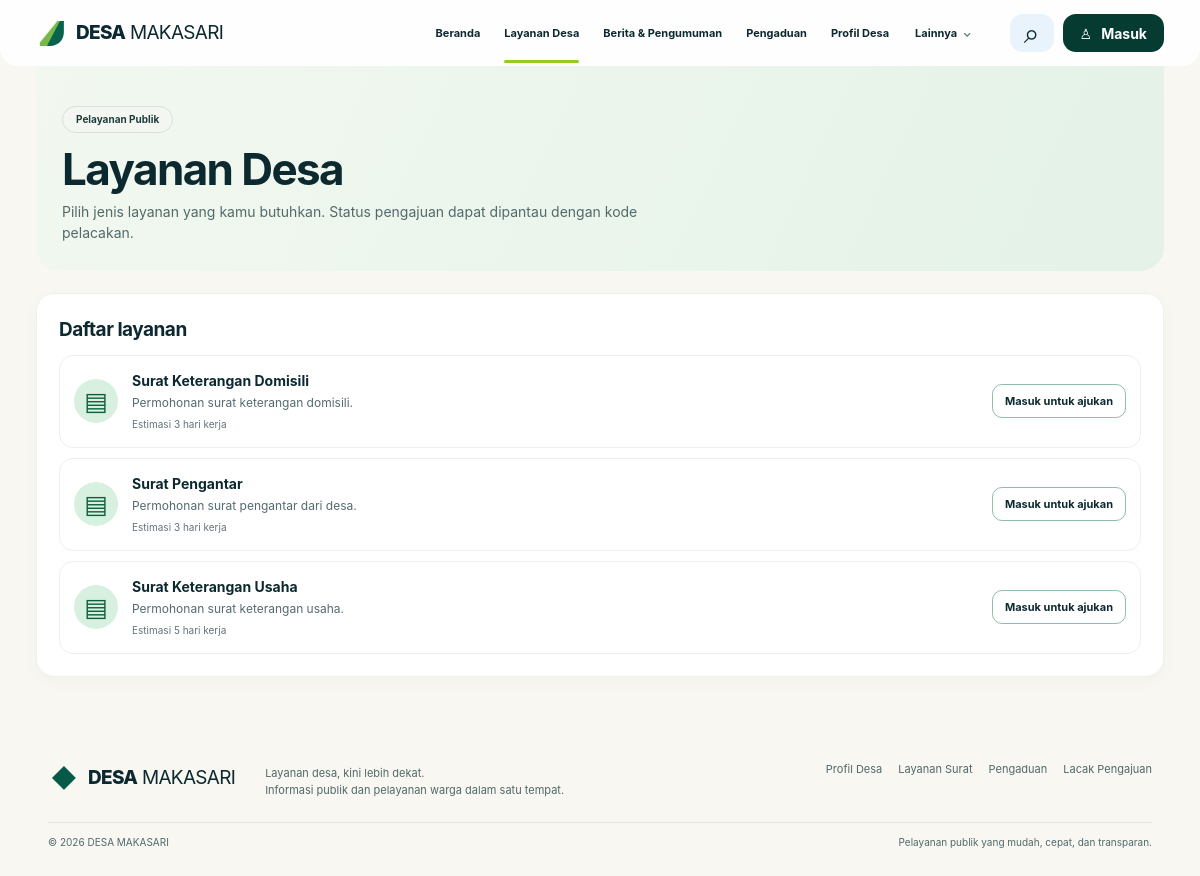
/?page=layanan, run on the app's committed database.
### tables this page shows
CREATE TABLE IF NOT EXISTS service_types (
  id BIGINT UNSIGNED AUTO_INCREMENT PRIMARY KEY,
  name VARCHAR(160) NOT NULL,
  slug VARCHAR(160) NOT NULL UNIQUE,
  description TEXT NULL,
  requirements JSON NULL,
  letter_template TEXT NULL,
  estimated_days SMALLINT UNSIGNED NULL,
  is_published TINYINT(1) NOT NULL DEFAULT 1,
  sort_order INT NOT NULL DEFAULT 0,
  created_at TIMESTAMP NOT NULL DEFAULT CURRENT_TIMESTAMP,
  updated_at TIMESTAMP NOT NULL DEFAULT CURRENT_TIMESTAMP ON UPDATE CURRENT_TIMESTAMP
);

### app/bootstrap.php (called while the page is built, shortened)
<?php
function app_url(string $page = 'home', array $params = []): string {
    $query = array_merge(['page' => $page], $params);
    return '?' . http_build_query($query);
}
function e(?string $value): string {
    return htmlspecialchars((string)$value, ENT_QUOTES | ENT_SUBSTITUTE, 'UTF-8');
}
function current_user(): ?array {
    if (!isset($_SESSION['user']) || !is_array($_SESSION['user'])) return null;
    $user = $_SESSION['user'];
    return $user;
}

### index.php (the view, shortened to what this page needs)
<?php
require __DIR__ . '/app/bootstrap.php';
$page = is_string($_GET['page'] ?? null) ? $_GET['page'] : 'home';
$viewer = current_user();
$dbAvailable = true;
$services = [];
$news = [];
$stats = ['residents' => null, 'families' => null, 'dusun' => null];
try {
    $pdo = db();
    $services = $pdo->query('SELECT id, name, slug, description, requirements, estimated_days FROM service_types WHERE is_published=1 ORDER BY sort_order, name')->fetchAll();
    $news = $pdo->query("SELECT id,title,slug,category,excerpt,body,image_key,alt_text,publish_at,created_at FROM news_posts WHERE status='published' AND (publish_at IS NULL OR publish_at<=NOW()) AND (expire_at IS NULL OR expire_at>NOW()) ORDER BY COALESCE(publish_at,created_at) DESC LIMIT 6")->fetchAll();
    $stats['residents'] = (int)$pdo->query("SELECT COUNT(*) FROM residents WHERE resident_status='active'")->fetchColumn();
    $stats['families'] = (int)$pdo->query("SELECT COUNT(*) FROM family_records WHERE status='active'")->fetchColumn();
    $stats['dusun'] = (int)$pdo->query("SELECT COUNT(*) FROM dusun WHERE is_active=1")->fetchColumn();
} catch (Throwable $exception) {
    $dbAvailable = false;
    error_log('DESA MAKASARI database unavailable.');
    $services = [
        ['id'=>0,'name'=>'Layanan Surat','slug'=>'layanan-surat','description'=>'Ajukan surat keterangan dengan mudah dan cepat.','requirements'=>null,'estimated_days'=>null],
        ['id'=>0,'name'=>'Pengaduan Warga','slug'=>'pengaduan-warga','description'=>'Sampaikan aspirasi, keluhan, atau laporan Anda.','requirements'=>null,'estimated_days'=>null],
        ['id'=>0,'name'=>'Informasi Desa','slug'=>'informasi-desa','description'=>'Akses informasi program, kegiatan, dan data desa.','requirements'=>null,'estimated_days'=>null],
    ];
}
?>
<!doctype html>
<html lang="id">
<head>
  <link rel="stylesheet" href="assets/style.css?v=1">
</head>
<body>
<header class="site-header">
  <a class="brand" href="<?= e(app_url('home')) ?>" aria-label="DESA MAKASARI - Beranda">
    <span class="brand-mark" aria-hidden="true"><svg viewBox="0 0 40 40"><path d="M5 31 27 4h9L14 36H5z" fill="#77b84a"/><path d="M31 4h5v14c0 10-7 18-18 18h-4z" fill="#07634e"/><path d="M5 31 27 4" stroke="#e8f4d7" stroke-width="1.3"/></svg></span>
    <span><strong>DESA</strong> MAKASARI</span>
  </a>
  <nav class="main-nav" aria-label="Navigasi utama">
    <a class="<?= $page==='home'?'active':'' ?>" href="<?= e(app_url('home')) ?>">Beranda</a>
    <a class="<?= $page==='layanan'?'active':'' ?>" href="<?= e(app_url('layanan')) ?>">Layanan Desa</a>
    <a class="<?= in_array($page,['berita','article'],true)?'active':'' ?>" href="<?= e(app_url('berita')) ?>">Berita & Pengumuman</a>
    <a class="<?= $page==='pengaduan'?'active':'' ?>" href="<?= e(app_url('pengaduan')) ?>">Pengaduan</a>
    <a class="<?= $page==='profil'?'active':'' ?>" href="<?= e(app_url('profil')) ?>">Profil Desa</a>
    <div class="nav-more">
      <button class="nav-more-button" type="button" aria-expanded="false" aria-controls="nav-more-menu">Lainnya <span aria-hidden="true">⌄</span></button>
    </div>
  </nav>
  <div class="header-actions">
    <a class="icon-button search-link" href="<?= e(app_url('berita')) ?>" aria-label="Cari berita">⌕</a>
    <?php if ($viewer): ?>
      <a class="login-button" href="<?= e(app_url('dashboard')) ?>">♙ <span><?= e($viewer['full_name']) ?></span></a>
    <?php else: ?>
      <a class="login-button" href="<?= e(app_url('login')) ?>">♙ <span>Masuk</span></a>
    <?php endif; ?>
  </div>
</header>
<main>
<?php if ($page === 'home'): ?>
  <section class="hero">
    <div class="hero-copy">
      <span class="eyebrow">Pelayanan Publik Desa</span>
      <h1><?= e(site_val('hero_title_line1','Layanan desa,')) ?><br><?= e(site_val('hero_title_prefix','kini')) ?> <em><?= e(site_val('hero_title_highlight','lebih dekat')) ?></em></h1>
      <p class="hero-description"><?= e(site_val('hero_subtitle','Akses berbagai layanan surat, pengaduan, informasi, dan kabar desa dalam satu tempat, dengan mudah, cepat, dan transparan.')) ?></p>
      <div class="hero-actions">
        <a class="button button-primary" href="<?= e(app_url('layanan')) ?>"><span class="button-icon">▤</span> Ajukan Surat <span class="arrow">→</span></a>
        <a class="button button-outline" href="<?= e(app_url('track')) ?>"><span class="button-icon">⌕</span> Lacak Pengajuan <span class="arrow">→</span></a>
      </div>
      <div class="benefits">
        <div><span class="benefit-icon">▣</span><span>Mudah<br>diakses</span></div>
        <div><span class="benefit-icon">ϟ</span><span>Proses<br>lebih cepat</span></div>
        <div><span class="benefit-icon">⬟</span><span>Transparan<br>dan terpercaya</span></div>
        <div><span class="benefit-icon">♟</span><span>untuk<br>Seluruh Warga</span></div>
      </div>
    </div>
    <div class="hero-visual">
      <img src="<?= e(site_val('hero_image','assets/village-hero.webp')) ?>" alt="<?= e(site_val('hero_image_alt','Pemandangan desa dan pegunungan')) ?>" style="object-position:<?= max(0,min(100,(int)site_val('hero_focus_x','50'))) ?>% <?= max(0,min(100,(int)site_val('hero_focus_y','50'))) ?>%">
      <div class="welcome-card"><span class="weather-icon">☀</span><strong><?= e(site_val('welcome_title','Pagi yang baik, Warga Desa!')) ?></strong><p><?= e(site_val('welcome_text','Bersama membangun desa yang lebih maju dan sejahtera.')) ?></p></div>
      <div class="slider-dots"><span>‹</span><i></i><span>›</span></div>
    </div>
  </section>
  <section class="service-strip" aria-label="Layanan utama">
    <a class="service-card green-card" href="<?= e(app_url('layanan')) ?>"><span class="service-icon">▤</span><h2>Layanan Surat</h2><p>Ajukan berbagai surat keterangan dengan mudah dan cepat.</p><span class="round-arrow">→</span></a>
    <a class="service-card amber-card" href="<?= e(app_url('pengaduan')) ?>"><span class="service-icon">⚑</span><h2>Pengaduan Warga</h2><p>Sampaikan aspirasi, keluhan, atau laporan Anda.</p><span class="round-arrow">→</span></a>
    <a class="service-card blue-card" href="<?= e(app_url('profil')) ?>"><span class="service-icon">ⓘ</span><h2>Informasi Desa</h2><p>Akses informasi seputar program, kegiatan, dan data desa.</p><span class="round-arrow">→</span></a>
    <div class="track-card"><div class="track-heading"><span class="track-icon">◷</span><div><h2>Cek Status Pengajuan</h2><p>Masukkan nomor pengajuan Anda</p></div></div>
      <form method="get" action="index.php" class="track-form"><input type="hidden" name="page" value="track"><label class="sr-only" for="home-track">Kode pengajuan</label><input id="home-track" name="code" placeholder="Contoh: SR-260101-AB12CD34" required maxlength="32"><button type="submit" aria-label="Cek status">⌕</button></form>
    </div>
  </section>
  <section class="news-section">
    <div class="section-heading"><div><h2>Berita & Pengumuman</h2><p>Informasi terbaru seputar kegiatan, program, dan perkembangan desa.</p></div><a href="<?= e(app_url('berita')) ?>" class="see-all">Lihat Semua <span>→</span></a></div>
    <?php if ($news): ?>
      <div class="news-grid">
      <?php foreach (array_slice($news,0,3) as $item): ?>
        <article class="news-card"><a class="news-image" href="<?= e(app_url('article',['slug'=>$item['slug']])) ?>">
          <?php if (!empty($item['image_key'])): ?><img src="<?= e($item['image_key']) ?>" alt="<?= e($item['alt_text'] ?: $item['title']) ?>"><?php else: ?><img src="assets/village-hero.webp" alt="Ilustrasi desa"><?php endif; ?>
          <span class="news-tag"><?= e(strtoupper($item['category'])) ?></span></a>
          <div class="news-content"><time><?= e(date('d M Y', strtotime($item['publish_at'] ?: $item['created_at']))) ?></time><h3><a href="<?= e(app_url('article',['slug'=>$item['slug']])) ?>"><?= e($item['title']) ?></a></h3><a class="news-arrow" href="<?= e(app_url('article',['slug'=>$item['slug']])) ?>" aria-label="Baca berita">→</a></div></article>
      <?php endforeach; ?>
      </div>
    <?php else: ?>
      <div class="empty-news"><span class="empty-news-icon">▤</span><div><strong>Berita desa akan tampil di sini.</strong><p>Petugas dapat menerbitkan berita dan pengumuman melalui panel pengelolaan.</p></div></div>
    <?php endif; ?>
  </section>
  <section class="stats-band" aria-label="Ringkasan data desa">
    <div class="stat-item"><span class="stat-icon">♧</span><div><strong><?= $stats['residents'] === null ? '—' : number_format($stats['residents'],0,',','.') ?></strong><span>Jumlah Penduduk</span></div></div>
    <div class="stat-item"><span class="stat-icon">⌂</span><div><strong><?= $stats['families'] === null ? '—' : number_format($stats['families'],0,',','.') ?></strong><span>Jumlah KK</span></div></div>
    <div class="stat-item"><span class="stat-icon">▧</span><div><strong><?= e(site_val('stat_area','—')) ?></strong><span>Luas Wilayah</span></div></div>
    <div class="stat-item"><span class="stat-icon">♧</span><div><strong><?= $stats['dusun'] === null ? '—' : number_format($stats['dusun'],0,',','.') ?></strong><span>Dusun</span></div></div>
  </section>
<?php elseif ($page === 'layanan'): ?>
  <section class="page-hero"><span class="eyebrow">Pelayanan Publik</span><h1>Layanan Desa</h1><p>Pilih jenis layanan yang kamu butuhkan. Status pengajuan dapat dipantau dengan kode pelacakan.</p></section>
  <div class="content-layout">
    <section class="panel"><h2>Daftar layanan</h2>
      <?php if ($services): ?><div class="list-cards"><?php foreach ($services as $service): ?><article class="list-card"><span class="service-icon">▤</span><div><h3><?= e($service['name']) ?></h3><p><?= e($service['description'] ?? '') ?></p><?php if (!empty($service['estimated_days'])): ?><small>Estimasi <?= (int)$service['estimated_days'] ?> hari kerja</small><?php endif; ?></div><?php if ($viewer && ($viewer['role'] ?? '')==='warga' && $dbAvailable && (int)$service['id']>0): ?><a class="button button-small button-primary" href="<?= e(app_url('layanan',['type'=>(int)$service['id']])) ?>">Ajukan</a><?php else: ?><a class="button button-small button-outline" href="<?= e(app_url($viewer?'login':'login')) ?>">Masuk untuk ajukan</a><?php endif; ?></article><?php endforeach; ?></div><?php else: ?><p>Belum ada layanan yang diterbitkan.</p><?php endif; ?>
    </section>
  </div>
<?php elseif (in_array($page, ['rt-data','rw-rekap','dokumen','perubahan','admin-users','admin-wilayah','admin-site','admin-services','admin-directory','admin-budget','admin-resident-export','laporan','notifikasi','umkm','peta','transparansi','kontak'], true)): ?>
  <?php require __DIR__ . '/app/module_views.php'; ?>
<?php else: ?>
  <section class="page-hero"><span class="eyebrow">DESA MAKASARI</span><h1>Halaman tidak ditemukan</h1><p>Alamat yang kamu buka tidak tersedia.</p><a class="button button-primary" href="<?= e(app_url('home')) ?>">Kembali ke beranda</a></section>
<?php endif; ?>
</main>
<footer class="site-footer"><div class="footer-main"><a class="brand footer-brand" href="<?= e(app_url('home')) ?>"><span class="brand-mark" aria-hidden="true">◆</span><span><strong>DESA</strong> MAKASARI</span></a><p>Layanan desa, kini lebih dekat.<br>Informasi publik dan pelayanan warga dalam satu tempat.</p><nav aria-label="Navigasi footer"><a href="<?= e(app_url('profil')) ?>">Profil Desa</a><a href="<?= e(app_url('layanan')) ?>">Layanan Surat</a><a href="<?= e(app_url('pengaduan')) ?>">Pengaduan</a><a href="<?= e(app_url('track')) ?>">Lacak Pengajuan</a></nav></div><div class="footer-bottom"><span>© <?= date('Y') ?> DESA MAKASARI</span><span>Pelayanan publik yang mudah, cepat, dan transparan.</span></div></footer>
</body>
</html>

### data on the page
service_types: name "Surat Keterangan Domisili", description "Permohonan surat keterangan domisili.", estimated_days "3"
service_types: name "Surat Pengantar", description "Permohonan surat pengantar dari desa.", estimated_days "3"
service_types: name "Surat Keterangan Usaha", description "Permohonan surat keterangan usaha.", estimated_days "5"
